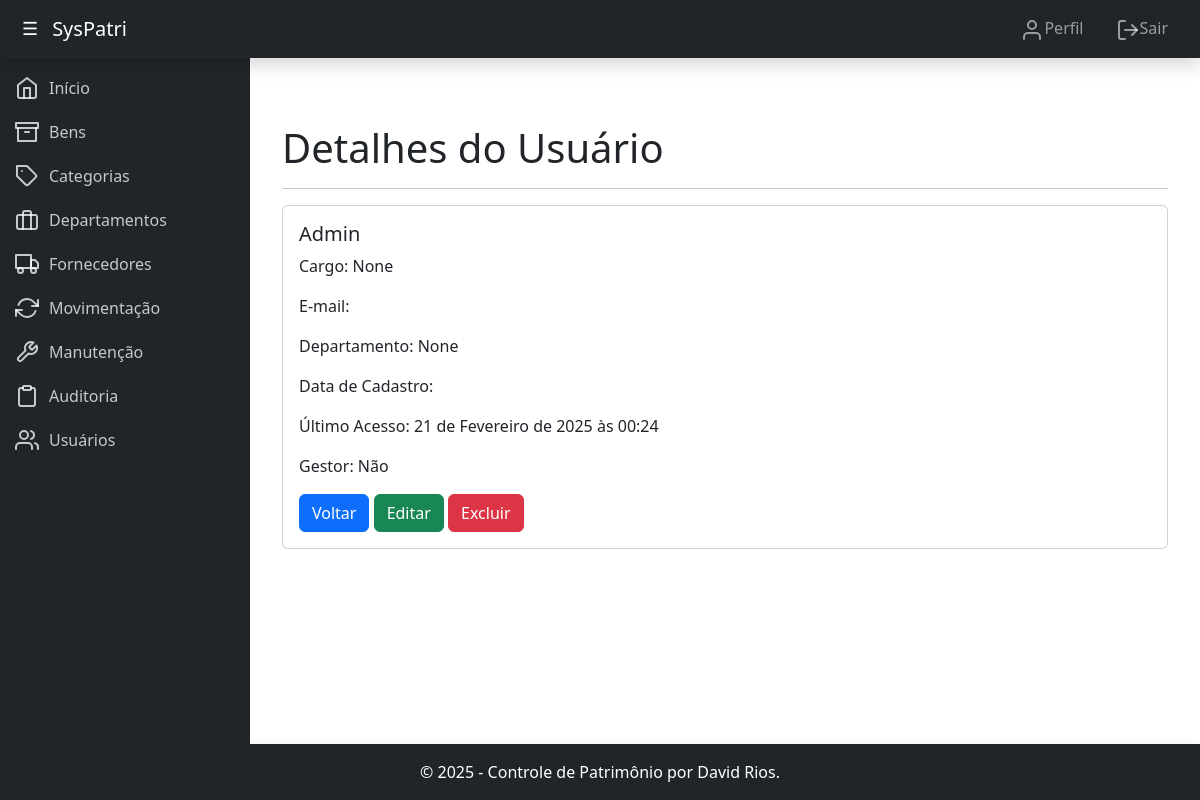
/usuarios/detalhes/1/ (signed in), run on an earlier commit of the app's database.
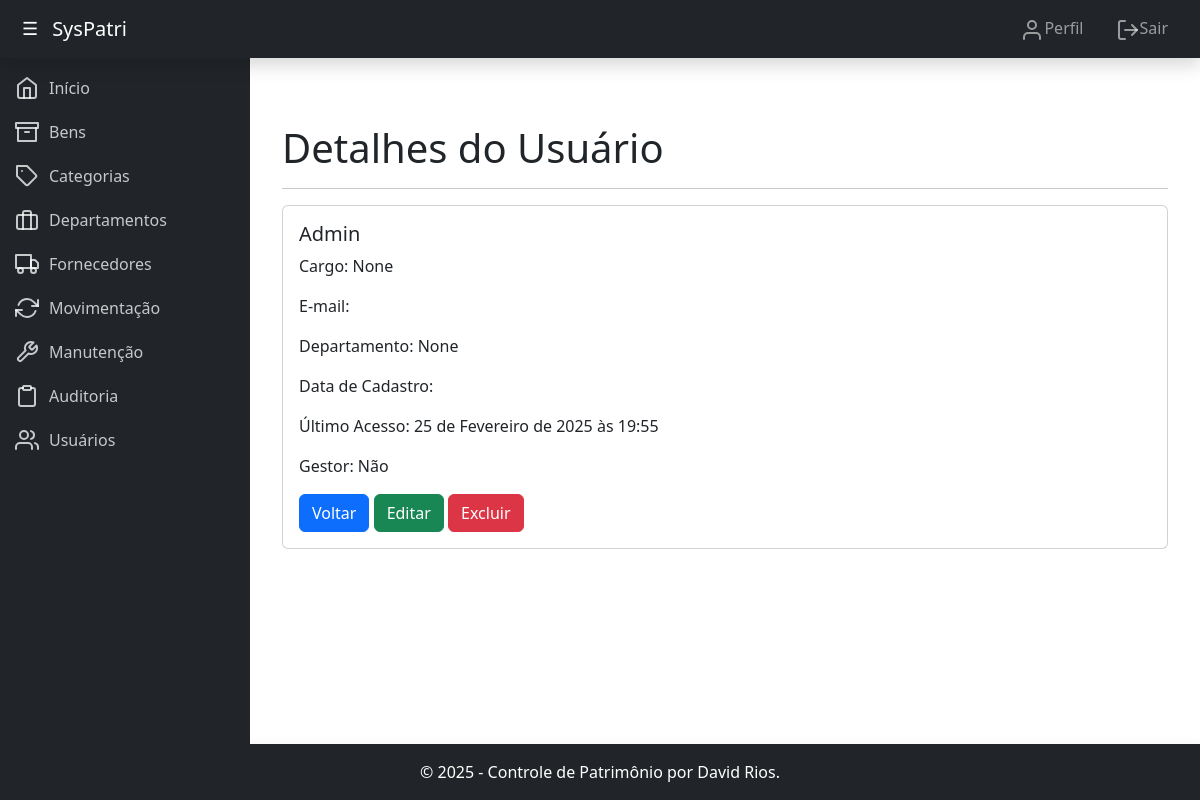
And on a later commit of the database.
### core/models.py (models this page shows, shortened)
class Usuario(AbstractUser):
    departamento = models.ForeignKey(Departamento, on_delete=models.SET_NULL, null=True, blank=True, verbose_name="Departamento")
    cargo = models.CharField(max_length=100, blank=True, null=True, verbose_name="Cargo")
    gerente = models.BooleanField(default=False, verbose_name="Gerente")
    groups = models.ManyToManyField(
        'auth.Group',
        verbose_name='groups',
        blank=True,
        help_text='The groups this user belongs to. A user will get all permissions granted to each of their groups.',
        related_name="usuario_groups",  # Nome único para o related_name
        related_query_name="usuario",
    )
    user_permissions = models.ManyToManyField(
        'auth.Permission',
        verbose_name='user permissions',
        blank=True,
        help_text='Specific permissions for this user.',
        related_name="usuario_permissions",  # Nome único para o related_name
        related_query_name="usuario",
    )

### core/views.py (the view)
# urls.py: path('usuarios/detalhes/<int:pk>/', views.detalhes_usuario, name='detalhes_usuario'),
@login_required
@user_passes_test(is_superuser_or_gerente, login_url='login')
def detalhes_usuario(request, pk):
    if not request.user.is_superuser and not request.user.gerente:
        raise PermissionDenied
    """
    View para exibir detalhes de um usuário.
    """
    usuario = get_object_or_404(Usuario, pk=pk)
    return render(request, 'detalhes_usuario.html', {'usuario': usuario})

### core/views.py (called while the page is built)
def is_superuser_or_gerente(user):
    return user.is_superuser or user.gerente

### core/templates/detalhes_usuario.html (shortened to what this page needs)
{% extends 'base.html' %}
{% block content %}
<div class="container">
    <div class="row">
        <div class="col-md-12">
            <h1 class="mt-5">Detalhes do Usuário</h1>
            <hr>
            <div class="card">
                <div class="card-body">
                    <h5 class="card-title">{{ usuario.first_name }} {{ usuario.last_name }}</h5>
                    <p class="card-text">Cargo: {{ usuario.cargo }}</p>
                    <p class="card-text">E-mail: {{ usuario.email }}</p>
                    <p class="card-text">Departamento: {{ usuario.departamento }}</p>
                    <p class="card-text">Data de Cadastro: {{ usuario.data_cadastro }}</p>
                    <p class="card-text">Último Acesso: {{ usuario.last_login }}</p>
                    <p class="card-text">Gestor: {% if usuario.gerente %} Sim {% else %} Não {% endif %}</p>
                    <a class="btn btn-primary" href="{% url 'listar_usuarios' %}">Voltar</a>
                    <a href="{% url 'atualizar_usuario' usuario.id %}" class="btn btn-success">Editar</a>
                    <a href="{% url 'excluir_usuario' usuario.id %}" class="btn btn-danger">Excluir</a>
                </div>
            </div>
        </div>
    </div>
</div>
{% endblock %}

What changed in the data, as far as the page shows it:
changed Usuario "Admin": last_login "21 de Fevereiro de 2025 às 00:24" → "25 de Fevereiro de 2025 às 19:55"
